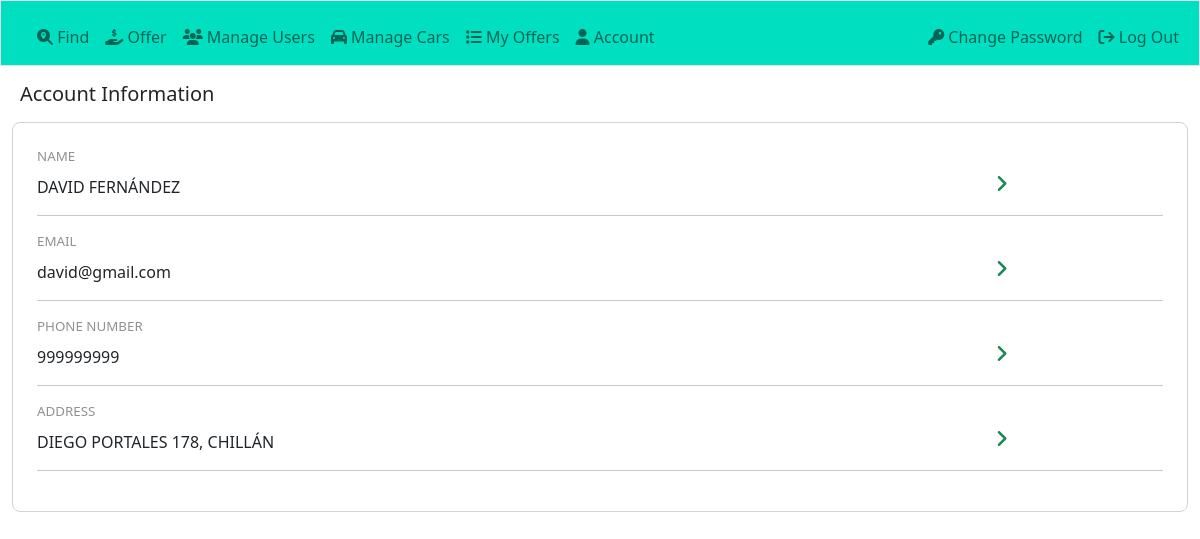
The page /accountmanager (signed in) on the database its author committed.
### tables this page shows
CREATE TABLE "users" (
	"id"	INTEGER NOT NULL,
	"hash"	TEXT NOT NULL,
	"email"	TEXT NOT NULL,
	"rol"	TEXT NOT NULL,
	"first_name"	TEXT NOT NULL,
	"last_name"	TEXT NOT NULL,
	"phone_number"	TEXT NOT NULL,
	"address"	TEXT NOT NULL,
	PRIMARY KEY("id" AUTOINCREMENT)
);

### carpartsfinder/usersmanager.py (the view)
@app.route("/accountmanager")
@login_required
def accountmanager():
    iduser = session["user_id"]
    userinfo = db.execute("SELECT first_name || ' ' || last_name name, first_name, last_name, email, rol, phone_number, address, id FROM users WHERE id = ?", [iduser])[0]
    return render_template("accountmanager.html", userinfo = userinfo)

### carpartsfinder/helpers.py (called while the page is built)
def login_required(f):
    @wraps(f)
    def decorated_function(*args, **kwargs):
        if session.get("user_id") is None:
            return redirect("/login")
        return f(*args, **kwargs)
    return decorated_function

def dict_factory(cursor, row):
    d = {}
    for idx, col in enumerate(cursor.description):
        d[col[0]] = row[idx]
    return d

    def execute(self, query, params = None):
        db = sqlite3.connect(self.name)
        db.row_factory = dict_factory
        cur = db.cursor()
        data = []
        if params == None:
            data = cur.execute(query).fetchall()
        else:
            data = cur.execute(query, params).fetchall()
            db.commit()
        db.close()
        return data

### carpartsfinder/templates/accountmanager.html (shortened to what this page needs)
{% extends "layout.html" %}
{% block main %}
<head>
</head>
    <h5 class="mt-3 ms-2">Account Information</h5>
    <div class="mx-auto w-100 p-4 user-info-container mt-3" id="mainContainer">
        <div class="w-100 mx-auto">
            <div class="row align-items-end">
                <div class="col-10">
                    <div class="form-label label-user-info">
                        NAME
                    </div>
                    <div name="name">
                        {{userinfo.name}}
                    </div>
                </div>
                <div class="col-2 fs-5 text-success nextBtn" data-x="name">
                    <i class="fa-solid fa-angle-right" data-bs-toggle="tooltip" data-bs-placement="top" title="Edit"></i>
                </div>
            </div>
            <hr>
        </div>
        <div class="w-100 mx-auto">
            <div class="row align-items-end">
                <div class="col-10">
                    <div class="form-label label-user-info">
                        EMAIL
                    </div>
                    <div name="email">
                        {{userinfo.email}}
                    </div>
                </div>
                <div class="col-2 fs-5 text-success nextBtn" data-x="email">
                    <i class="fa-solid fa-angle-right" data-bs-toggle="tooltip" data-bs-placement="top" title="Edit"></i>
                </div>
            </div>
            <hr>
        </div>
        <div class="w-100 mx-auto">
            <div class="row align-items-end">
                <div class="col-10">
                    <div class="form-label label-user-info">
                        PHONE NUMBER
                    </div>
                    <div name="phone_number">
                        {{userinfo.phone_number}}
                    </div>
                </div>
                <div class="col-2 fs-5 text-success nextBtn" data-x="phone_number">
                    <i class="fa-solid fa-angle-right" data-bs-toggle="tooltip" data-bs-placement="top" title="Edit"></i>
                </div>
            </div>
            <hr>
        </div>
        <div class="w-100 mx-auto">
            <div class="row align-items-end">
                <div class="col-10">
                    <div class="form-label label-user-info">
                        ADDRESS
                    </div>
                    <div name="address">
                        {{userinfo.address}}
                    </div>
                </div>
                <div class="col-2 fs-5 text-success nextBtn" >
                    <i class="fa-solid fa-angle-right" data-x="address" data-bs-toggle="tooltip" data-bs-placement="top" title="Edit"></i>
                </div>
            </div>
            <hr>
        </div>
    </div>
{% endblock %}

### carpartsfinder/static/styles.css (style rules this page uses)
.label-user-info { color:#939090; font-size: smaller; }
.user-info-container { border-style: solid; border-width: thin; border-radius: 8px; border-color: lightgray; }
.nextBtn,.nextBtnModels,.deleteMakeBtn,.deleteModelBtn,.deleteYearBtn:hover { cursor: pointer; }

### rows shown on the page
users: email "david@gmail.com", phone_number "999999999", address "DIEGO PORTALES 178, CHILLÁN"

### other values the page prints
{{ userinfo.name }} "DAVID FERNÁNDEZ"
